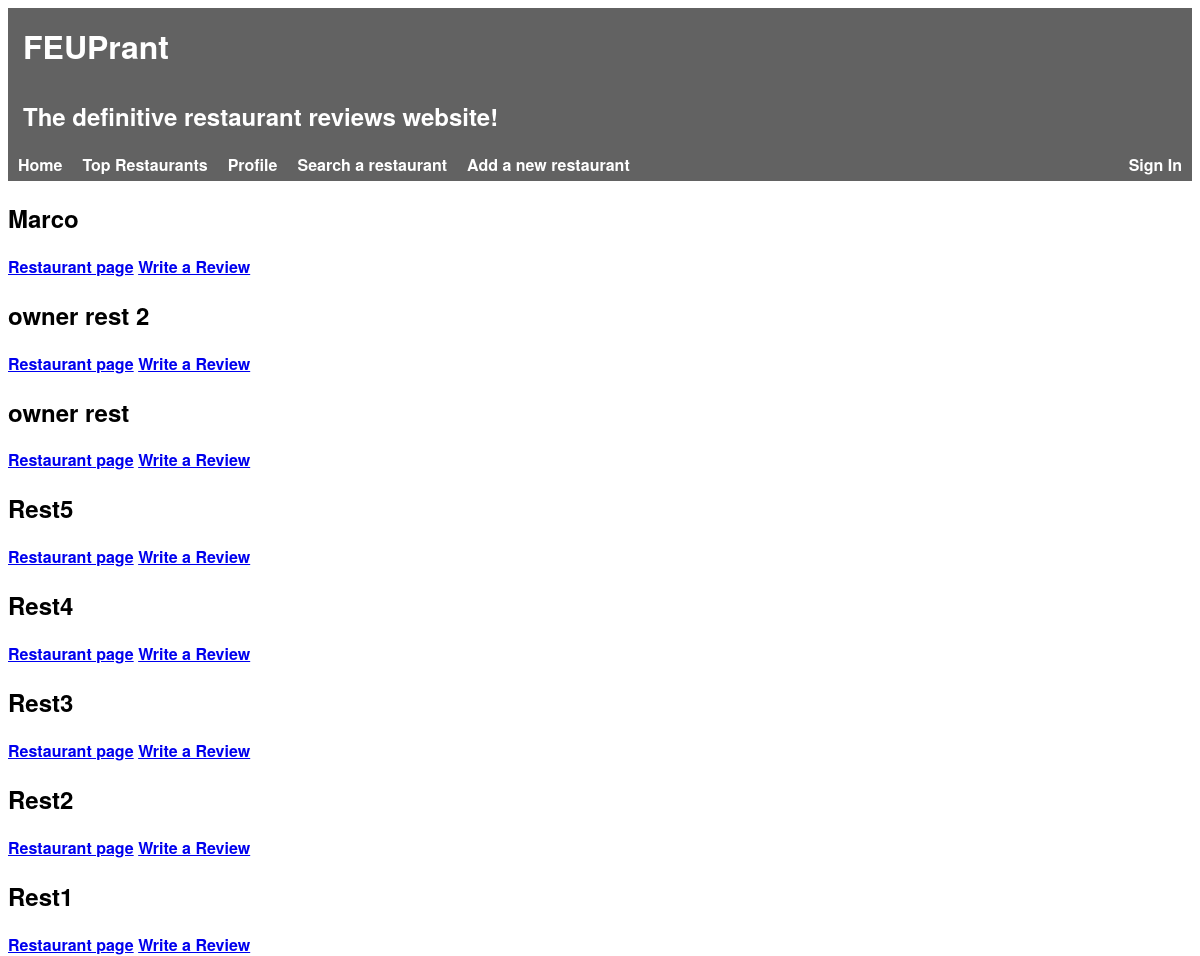
The page /pages/ on the database its author committed.
### tables this page shows
CREATE TABLE Restaurant(
    idRestaurant        INTEGER PRIMARY KEY AUTOINCREMENT,
    name                STRING NOT NULL,
    description         STRING NOT NULL,
    score               FLOAT NOT NULL,

    idOwner             INTEGER REFERENCES User(idUser),
    idRestaurantInfo    INTEGER REFERENCES RestaurantInfo(idRestaurantInfo)
);

### pages/index.php (called while the page is built, shortened)
<?php
    include_once('../database/connection.php');
    include_once('../database/db_restaurants.php');
    try {
        $restaurants = getNewestRestaurants();
    } catch(PDOException $e) {
        die($e->getMessage());
    }
    include_once('../templates/header.php');
    include_once('../templates/restaurants.php');
?>

### database/db_restaurants.php (called while the page is built, shortened)
<?php
    function getNewestRestaurants() {
        global $db;
        $stmt = $db->prepare('SELECT * FROM Restaurant ORDER BY idRestaurant DESC LIMIT 10');
        $stmt->execute();
        return $stmt->fetchAll();
    }
?>

### templates/restaurants.php (the view, shortened to what this page needs)
<section id="restaurants">
    <?php foreach($_SESSION['restaurants'] as $restaurant) { ?>
    <article>
        <h2><?= $restaurant['name'] ?></h2>
        <a href="../templates/restaurant.php?idRestaurant=<?=$restaurant['idRestaurant']?>">Restaurant page</a>
        <a href="write_review?idRestaurant=<?=$restaurant['idRestaurant']?>">Write a Review</a>
    </article>
    <?php } ?>
</section>

### css/header.css (style rules this page uses)
html { font-family: 'Helvetica Neue', sans-serif; font-weight: bold; height: 100%; }

### rows shown on the page
restaurant: name "Marco"
restaurant: name "owner rest 2"
restaurant: name "owner rest"
restaurant: name "Rest5"
restaurant: name "Rest4"
restaurant: name "Rest3"
restaurant: name "Rest2"
restaurant: name "Rest1"
